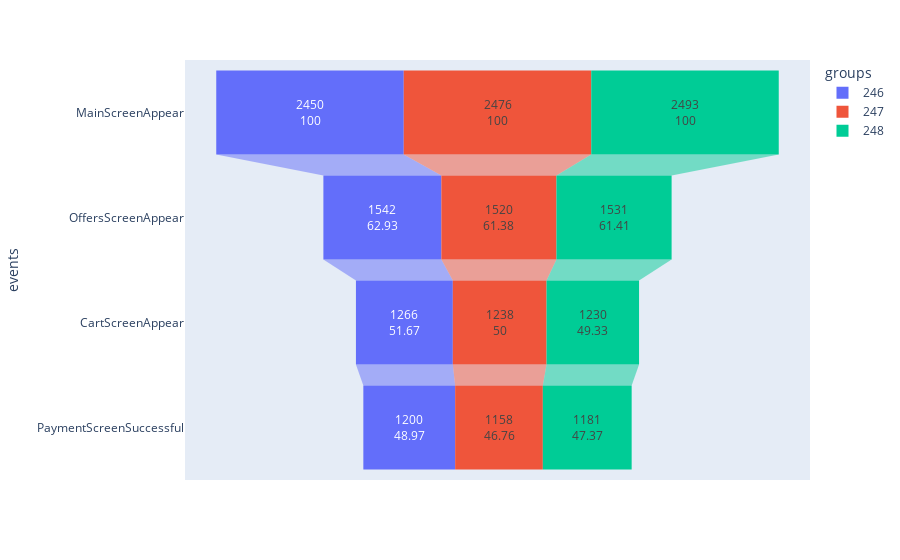

Write notebook code for a chart like this one.
### Markdown cell above
#### 3.7 Grafico de embudo

### Code cell
df = pd.DataFrame(dict(
    events = ['MainScreenAppear', 'OffersScreenAppear', 'CartScreenAppear', 'PaymentScreenSuccessful',
             'MainScreenAppear', 'OffersScreenAppear', 'CartScreenAppear', 'PaymentScreenSuccessful',
            'MainScreenAppear', 'OffersScreenAppear', 'CartScreenAppear', 'PaymentScreenSuccessful'],
    percentage = [100, 62.93, 51.67, 48.97,
                  100, 61.38, 50.00, 46.76,
                 100, 61.41, 49.33, 47.37],
    values = [2450, 1542, 1266, 1200,
            2476, 1520, 1238, 1158,
            2493, 1531, 1230, 1181],
    groups = ['246', '246', '246', '246',
                '247', '247', '247', '247',
            '248', '248', '248', '248']))

fig = px.funnel(df, x = 'percentage', y = 'events', text='values', color = 'groups')

fig.show()

### Figure 1 — Plotly figure (JSON) as saved in the notebook; plotly's stock layout.template omitted (floating-point values rounded to 4 significant figures)
{"data": [{"hovertemplate": "groups=246<br>percentage=%{x}<br>events=%{y}<br>values=%{text}<extra></extra>", "legendgroup": "246", "marker": {"color": "#636efa"}, "name": "246", "orientation": "h", "showlegend": true, "text": [2450, 1542, 1266, 1200], "type": "funnel", "x": [100, 62.93, 51.67, 48.97], "xaxis": "x", "y": ["MainScreenAppear", "OffersScreenAppear", "CartScreenAppear", "PaymentScreenSuccessful"], "yaxis": "y"}, {"hovertemplate": "groups=247<br>percentage=%{x}<br>events=%{y}<br>values=%{text}<extra></extra>", "legendgroup": "247", "marker": {"color": "#EF553B"}, "name": "247", "orientation": "h", "showlegend": true, "text": [2476, 1520, 1238, 1158], "type": "funnel", "x": [100, 61.38, 50, 46.76], "xaxis": "x", "y": ["MainScreenAppear", "OffersScreenAppear", "CartScreenAppear", "PaymentScreenSuccessful"], "yaxis": "y"}, {"hovertemplate": "groups=248<br>percentage=%{x}<br>events=%{y}<br>values=%{text}<extra></extra>", "legendgroup": "248", "marker": {"color": "#00cc96"}, "name": "248", "orientation": "h", "showlegend": true, "text": [2493, 1531, 1230, 1181], "type": "funnel", "x": [100, 61.41, 49.33, 47.37], "xaxis": "x", "y": ["MainScreenAppear", "OffersScreenAppear", "CartScreenAppear", "PaymentScreenSuccessful"], "yaxis": "y"}], "layout": {"legend": {"title": {"text": "groups"}, "tracegroupgap": 0}, "margin": {"t": 60}, "xaxis": {"anchor": "y", "domain": [0, 1], "title": {"text": "percentage"}}, "yaxis": {"anchor": "x", "domain": [0, 1], "title": {"text": "events"}}}}
